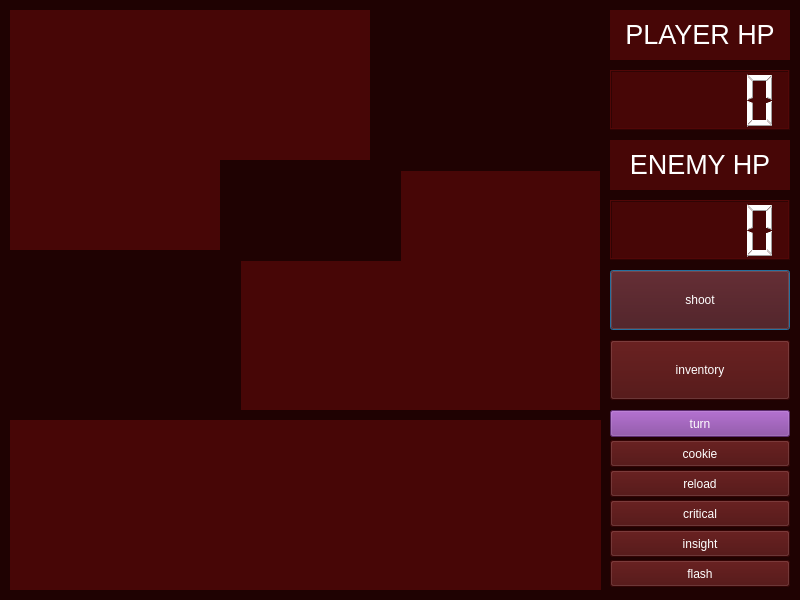
<?xml version="1.0" encoding="UTF-8"?>
<ui version="4.0">
 <class>secondwindow</class>
 <widget class="QDialog" name="secondwindow">
  <property name="geometry">
   <rect>
    <x>0</x>
    <y>0</y>
    <width>800</width>
    <height>600</height>
   </rect>
  </property>
  <property name="windowTitle">
   <string>Dialog</string>
  </property>
  <property name="styleSheet">
   <string notr="true">background-color: rgb(31, 2, 2);</string>
  </property>
  <widget class="QLabel" name="text_label">
   <property name="geometry">
    <rect>
     <x>10</x>
     <y>420</y>
     <width>591</width>
     <height>170</height>
    </rect>
   </property>
   <property name="styleSheet">
    <string notr="true">background-color: rgb(71, 6, 6);
color: rgb(255, 255, 255);</string>
   </property>
   <property name="text">
    <string/>
   </property>
  </widget>
  <widget class="QPushButton" name="shoot_btn">
   <property name="geometry">
    <rect>
     <x>610</x>
     <y>270</y>
     <width>180</width>
     <height>60</height>
    </rect>
   </property>
   <property name="styleSheet">
    <string notr="true">background-color: rgb(71, 6, 6);
font: 25pt &quot;Ubuntu&quot;;
color: rgb(255, 255, 255);</string>
   </property>
   <property name="text">
    <string>shoot</string>
   </property>
  </widget>
  <widget class="QPushButton" name="inventory_btn">
   <property name="geometry">
    <rect>
     <x>610</x>
     <y>340</y>
     <width>180</width>
     <height>60</height>
    </rect>
   </property>
   <property name="styleSheet">
    <string notr="true">background-color: rgb(71, 6, 6);
font: 25pt &quot;Ubuntu&quot;;
color: rgb(255, 255, 255);</string>
   </property>
   <property name="text">
    <string>inventory</string>
   </property>
  </widget>
  <widget class="QLabel" name="main_label">
   <property name="geometry">
    <rect>
     <x>10</x>
     <y>10</y>
     <width>590</width>
     <height>400</height>
    </rect>
   </property>
   <property name="styleSheet">
    <string notr="true">background-color: rgb(71, 6, 6);
color: rgb(255, 255, 255);</string>
   </property>
   <property name="text">
    <string/>
   </property>
  </widget>
  <widget class="QLabel" name="hp_label">
   <property name="geometry">
    <rect>
     <x>610</x>
     <y>10</y>
     <width>180</width>
     <height>50</height>
    </rect>
   </property>
   <property name="styleSheet">
    <string notr="true">background-color: rgb(71, 6, 6);
color: rgb(255, 255, 255);
</string>
   </property>
   <property name="text">
    <string>&lt;html&gt;&lt;head/&gt;&lt;body&gt;&lt;p align=&quot;center&quot;&gt;&lt;span style=&quot; font-size:20pt;&quot;&gt;PLAYER HP&lt;/span&gt;&lt;/p&gt;&lt;/body&gt;&lt;/html&gt;</string>
   </property>
  </widget>
  <widget class="QLCDNumber" name="my_hp_lcd">
   <property name="geometry">
    <rect>
     <x>610</x>
     <y>70</y>
     <width>180</width>
     <height>60</height>
    </rect>
   </property>
   <property name="styleSheet">
    <string notr="true">background-color: rgb(71, 6, 6);
color: rgb(255, 255, 255);</string>
   </property>
  </widget>
  <widget class="QLabel" name="hp_label_2">
   <property name="geometry">
    <rect>
     <x>610</x>
     <y>140</y>
     <width>180</width>
     <height>50</height>
    </rect>
   </property>
   <property name="styleSheet">
    <string notr="true">background-color: rgb(71, 6, 6);
color: rgb(255, 255, 255);
</string>
   </property>
   <property name="text">
    <string>&lt;html&gt;&lt;head/&gt;&lt;body&gt;&lt;p align=&quot;center&quot;&gt;&lt;span style=&quot; font-size:20pt;&quot;&gt;ENEMY HP&lt;/span&gt;&lt;/p&gt;&lt;/body&gt;&lt;/html&gt;</string>
   </property>
  </widget>
  <widget class="QLCDNumber" name="enemy_hp_lcd">
   <property name="geometry">
    <rect>
     <x>610</x>
     <y>200</y>
     <width>180</width>
     <height>60</height>
    </rect>
   </property>
   <property name="styleSheet">
    <string notr="true">background-color: rgb(71, 6, 6);
color: rgb(255, 255, 255);</string>
   </property>
  </widget>
  <widget class="QPushButton" name="cookie_btn">
   <property name="geometry">
    <rect>
     <x>610</x>
     <y>440</y>
     <width>180</width>
     <height>27</height>
    </rect>
   </property>
   <property name="styleSheet">
    <string notr="true">background-color: rgb(71, 6, 6);
font: 15pt &quot;Ubuntu&quot;;
color: rgb(255, 255, 255);</string>
   </property>
   <property name="text">
    <string>cookie</string>
   </property>
  </widget>
  <widget class="QPushButton" name="critical_btn">
   <property name="geometry">
    <rect>
     <x>610</x>
     <y>500</y>
     <width>180</width>
     <height>27</height>
    </rect>
   </property>
   <property name="styleSheet">
    <string notr="true">background-color: rgb(71, 6, 6);
font: 15pt &quot;Ubuntu&quot;;
color: rgb(255, 255, 255);</string>
   </property>
   <property name="text">
    <string>critical</string>
   </property>
  </widget>
  <widget class="QPushButton" name="insight_btn">
   <property name="geometry">
    <rect>
     <x>610</x>
     <y>530</y>
     <width>180</width>
     <height>27</height>
    </rect>
   </property>
   <property name="styleSheet">
    <string notr="true">background-color: rgb(71, 6, 6);
font: 15pt &quot;Ubuntu&quot;;
color: rgb(255, 255, 255);</string>
   </property>
   <property name="text">
    <string>insight</string>
   </property>
  </widget>
  <widget class="QPushButton" name="flash_btn">
   <property name="geometry">
    <rect>
     <x>610</x>
     <y>560</y>
     <width>180</width>
     <height>27</height>
    </rect>
   </property>
   <property name="styleSheet">
    <string notr="true">background-color: rgb(71, 6, 6);
font: 15pt &quot;Ubuntu&quot;;
color: rgb(255, 255, 255);</string>
   </property>
   <property name="text">
    <string>flash</string>
   </property>
  </widget>
  <widget class="QPushButton" name="reload_btn">
   <property name="geometry">
    <rect>
     <x>610</x>
     <y>470</y>
     <width>180</width>
     <height>27</height>
    </rect>
   </property>
   <property name="styleSheet">
    <string notr="true">background-color: rgb(71, 6, 6);
font: 15pt &quot;Ubuntu&quot;;
color: rgb(255, 255, 255);</string>
   </property>
   <property name="text">
    <string>reload</string>
   </property>
  </widget>
  <widget class="QPushButton" name="turn_btn">
   <property name="geometry">
    <rect>
     <x>610</x>
     <y>410</y>
     <width>180</width>
     <height>27</height>
    </rect>
   </property>
   <property name="styleSheet">
    <string notr="true">background-color: rgb(129, 61, 156);
font: 15pt &quot;Ubuntu&quot;;
color: rgb(255, 255, 255);</string>
   </property>
   <property name="text">
    <string>turn</string>
   </property>
  </widget>
  <widget class="QLabel" name="label">
   <property name="geometry">
    <rect>
     <x>10</x>
     <y>250</y>
     <width>231</width>
     <height>161</height>
    </rect>
   </property>
   <property name="styleSheet">
    <string notr="true">image: url(:/image_comfil/russian_rullet_image.jpg);</string>
   </property>
   <property name="text">
    <string/>
   </property>
  </widget>
  <widget class="QLabel" name="label_2">
   <property name="geometry">
    <rect>
     <x>370</x>
     <y>10</y>
     <width>231</width>
     <height>161</height>
    </rect>
   </property>
   <property name="styleSheet">
    <string notr="true">image: url(:/image_comfil/russian_rullet_image.jpg);</string>
   </property>
   <property name="text">
    <string/>
   </property>
  </widget>
  <widget class="QLabel" name="label_3">
   <property name="geometry">
    <rect>
     <x>220</x>
     <y>160</y>
     <width>181</width>
     <height>101</height>
    </rect>
   </property>
   <property name="styleSheet">
    <string notr="true">image: url(:/image_comfil/revolver.jpg);</string>
   </property>
   <property name="text">
    <string/>
   </property>
  </widget>
 </widget>
 <resources/>
 <connections/>
</ui>
